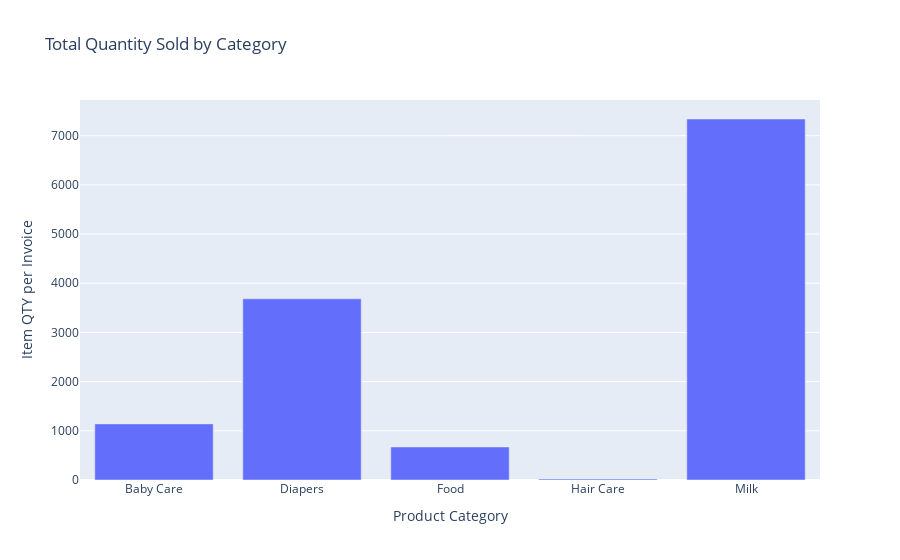

Notebook code cell kept with this figure:
### Markdown cell above
### 8. What is the total quantity sold by product category?

### Code cell
quantity_by_category = df.groupby('Product Category')['Item QTY per Invoice'].sum().reset_index()
px.bar(quantity_by_category, x='Product Category', y='Item QTY per Invoice', title='Total Quantity Sold by Category')

### Figure 1 — Plotly figure (JSON) as saved in the notebook; plotly's stock layout.template omitted (floating-point values rounded to 4 significant figures)
{"data": [{"alignmentgroup": "True", "hovertemplate": "Product Category=%{x}<br>Item QTY per Invoice=%{y}<extra></extra>", "legendgroup": "", "marker": {"color": "#636efa", "pattern": {"shape": ""}}, "name": "", "offsetgroup": "", "orientation": "v", "showlegend": false, "textposition": "auto", "type": "bar", "x": ["Baby Care", "Diapers", "Food", "Hair Care", "Milk"], "xaxis": "x", "y": [1141, 3683, 672, 22, 7339], "yaxis": "y"}], "layout": {"autosize": true, "barmode": "relative", "legend": {"tracegroupgap": 0}, "title": {"text": "Total Quantity Sold by Category"}, "xaxis": {"anchor": "y", "autorange": true, "domain": [0, 1], "range": [-0.5, 4.5], "title": {"text": "Product Category"}, "type": "category"}, "yaxis": {"anchor": "x", "autorange": true, "domain": [0, 1], "range": [0, 7725.0], "title": {"text": "Item QTY per Invoice"}, "type": "linear"}}}
